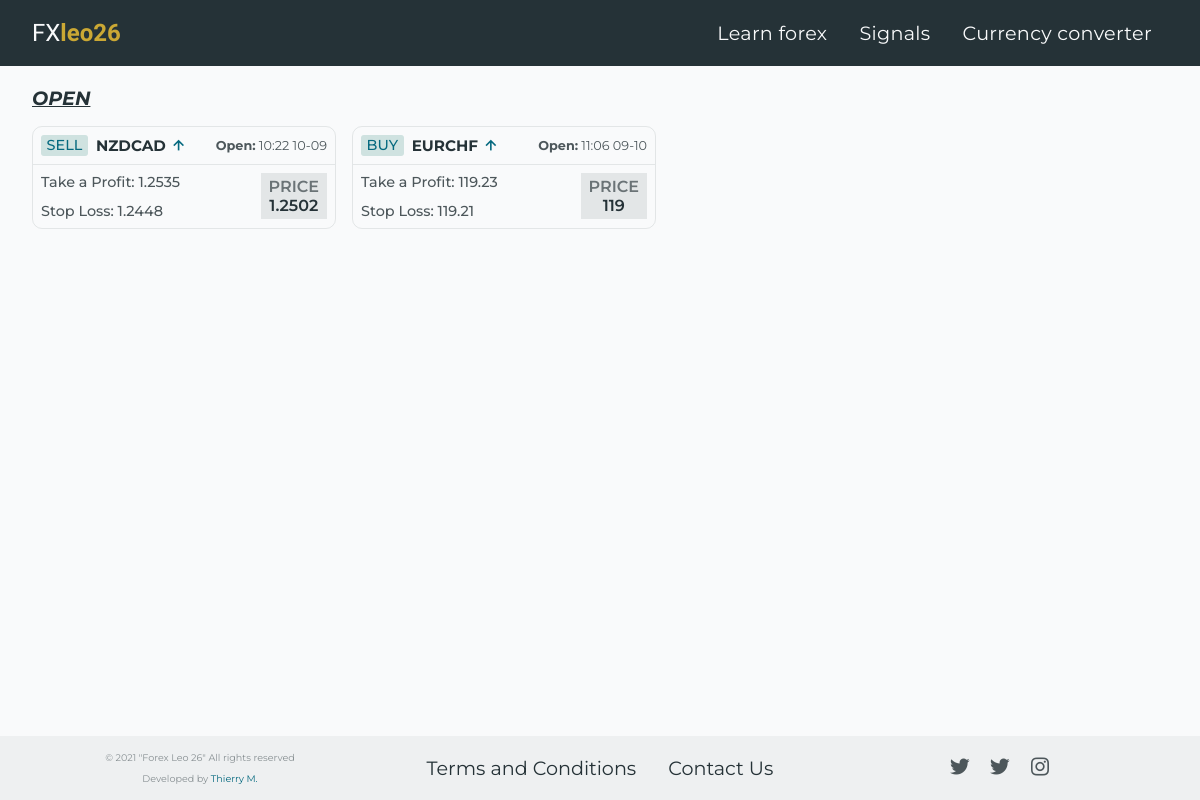
The app's page /signals, older data.
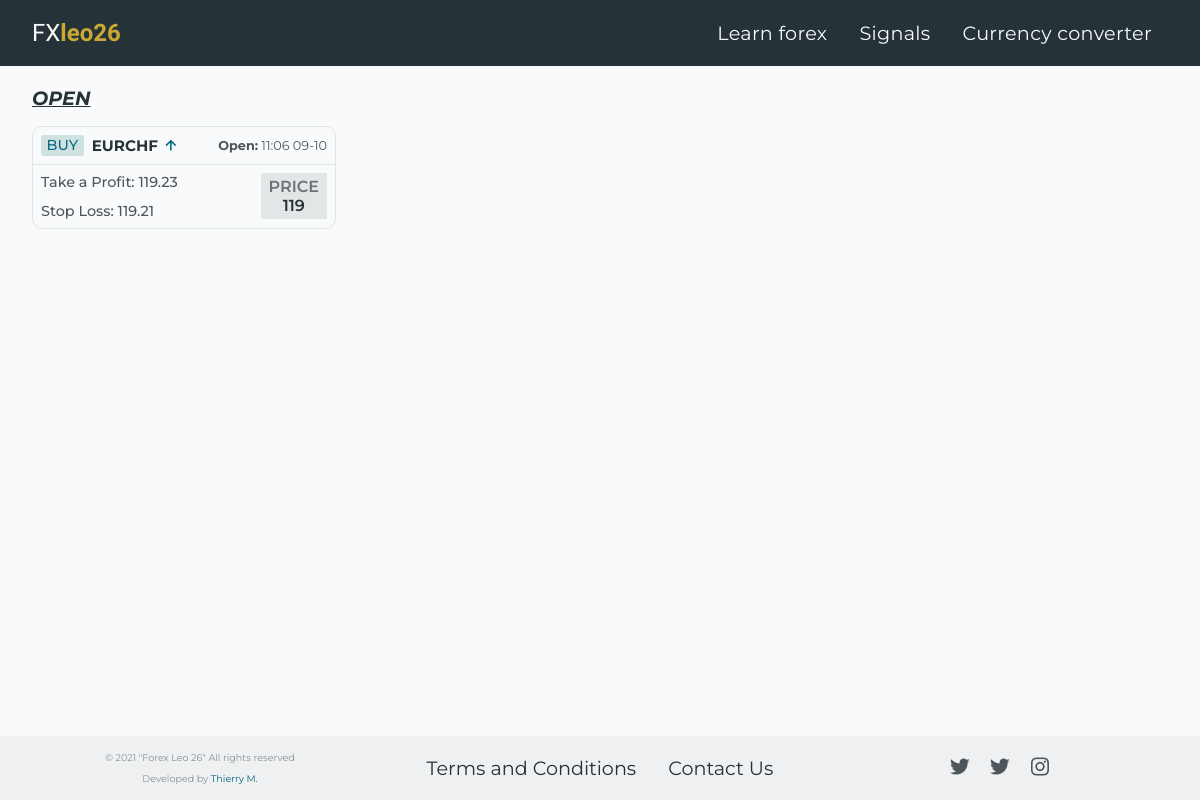
The same page, newer data.
### forex_26_app/models.py (models this page shows, shortened)
class Post_Signals(db.Model):
    id = db.Column(db.Integer, nullable=False, primary_key=True)
    signal_action = db.Column(db.String(20), nullable=False)
    currencies = db.Column(db.String(20), nullable=False)
    profit = db.Column(db.String(20), nullable=False)
    loss = db.Column(db.String(20), nullable=False)
    price = db.Column(db.String(20))
    posted_date = db.Column(db.DateTime, nullable=False, default=datetime.utcnow)
    user = db.Column(db.Integer, db.ForeignKey('admin.id'), nullable=False)

### forex_26_app/routes.py (the view)
@app.route('/signals')
def signals():
	date = datetime.utcnow() # get current date
	posts_signals = Post_Signals.query.order_by(Post_Signals.posted_date.desc()) # query signal post by date.
	return render_template('signals.html', title="Signals", posts_signals=posts_signals, date=date)

### forex_26_app/templates/signals.html (shortened to what this page needs)
{% extends "layout.html" %}
{% block content %}
<main class="signals-main">
    <h2 class="signal-action">Open</h2>
    <div class="signals-cards-container">
        {% for post in posts_signals %}
        <div class="signal-card">
            <div class="upper-side signal-pad">
                <div class="signal-information-container">
                    <span class="call-to-buy-txt">{{ post.signal_action }}</span>
                    <div class="currency-name-container">
                        <h3 class="currency-name">{{ post.currencies }}</h3>
                        <i class='bx bx-up-arrow-alt arrow-sell-buy'></i>
                    </div>
                </div>
                <div class="time-container">
                    <h4 class="time-open-txt">Open:</h4>
                    <span class="time-n-date-txt">
                        {{ post.posted_date.strftime("%H")|int + 2 }}:{{ post.posted_date.strftime("%M") }} {{ post.posted_date.strftime("%m") }}-{{ post.posted_date.strftime("%d") }}
                    </span>
                </div>
            </div>
            <div class="down-side signal-pad">
                <div class="left-side">
                    <h4 class="profit-loss-txt">Take a Profit: <em>{{ post.profit }}</em></h4>
                    <h4 class="profit-loss-txt">Stop Loss: <em>{{ post.loss }}</em></h4>
                </div>
                <div class="right-side">
                    <span class="price-txt">Price</span>
                    <span class="price-number">{{ post.price }}</span>
                </div>
            </div>
        </div>
        {% endfor %}
    </div>
</main>
{% endblock %}

### forex_26_app/templates/layout.html (shortened to what this page needs)
<!DOCTYPE html>
<html lang="en">
<head>
    <link href="{{ url_for('static', filename='boxicons-2.0.9/css/boxicons.min.css') }}" rel="stylesheet">
    <link href="{{ url_for('static', filename='home.css') }}" rel="stylesheet">
    <link href="{{ url_for('static', filename='post.css') }}" rel="stylesheet">
    <link href="{{ url_for('static', filename='signals.css') }}" rel="stylesheet">
    <link href="{{ url_for('static', filename='forms.css') }}" rel="stylesheet">
    <link href="{{ url_for('static', filename='feedback.css') }}" rel="stylesheet">
    <link href="{{ url_for('static', filename='currency_converter.css') }}" rel="stylesheet">
    <link href="{{ url_for('static', filename='style.css') }}" rel="stylesheet">
</head>
<body>
  <header>
    <a class="logo" href="{{url_for('home')}}">FX<b>leo26</b></a>
    <nav class="nav-bar">
      <ul class="nav-links">
        <li class="nav-item">
          <a href="{{ url_for('home') }}" class="nav-link">Learn forex</a>
        </li>
        <li class="nav-item">
          <a href="{{ url_for('signals') }}" class="nav-link">Signals</a>
        </li>
        <li class="nav-item">
          <a href="{{ url_for('currency_convert') }}" class="nav-link">Currency converter</a>
        </li>
      </ul>
    </nav>
</header>
<main class="container">
{% block content %}{% endblock %}
</main>
<footer class="footer">
  <div class="end-footer">
    <span class="copyright text-muted">© 2021 "Forex Leo 26" All rights reserved</span>
    <span class="built_by text-muted">Developed by <a class="my__name" href="https://www.thierrymugisha.me" target="_blank">Thierry M.</a></span>
  </div>
  <ul class="footer-items">
    <li class="footer-item">
      <a class="nav-link-footer pos-relative" href="#">Terms and Conditions</a>
      </li>
      {% if not current_user.is_authenticated %}
      <li class="footer-item">
        <a class="nav-link-footer pos-relative" href="{{ url_for('contact') }}">Contact Us</a>
      </li>
      {% endif %}
  </ul>
  <ul class="social-footer-ul">
      <li class="social-item">
        <a href="https://t.me/forexleo24" target="_blank">
          <i class="bx bxl-twitter"></i>
        </a>
      </li>
      <li class="social-item">
        <a href="https://t.me/forexleo24" target="_blank">
          <i class="bx bxl-twitter"></i>
        </a>
      </li>
      <li class="social-item">
        <a href="https://www.instagram.com/forex_leo24/" target="_blank">
          <i class="bx bxl-instagram"></i>
        </a>
      </li>
  </ul>
</footer>
</body>
</html>

### forex_26_app/static/signals.css (style rules this page uses)
.signal-pad { padding: .5rem .5rem; }
.signal-action { color: var(--primary-clr); text-transform: uppercase; font-size: 1.2rem; font-style: italic; margin-bottom: 1rem; text-decoration: underline; }
.signals-cards-container { display: flex; flex-wrap: wrap; gap: 1rem; }
.signal-card { border: 1px solid var(--gray-border-clr); border-radius: 10px; width: 304px; }
.upper-side { display: flex; align-items: center; justify-content: space-between; border-bottom: 1px solid var(--gray-border-clr); }
.signal-information-container { display: flex; align-items: center; }
.call-to-buy-txt { color: var(--link-clr); text-transform: uppercase; font-weight: 500; font-size: .9rem; background-color: var(--link-clr-alt); padding: .1rem .35rem; border-radius: 3px; }
.currency-name-container { display: flex; }
.currency-name { text-transform: uppercase; font-size: .95rem; color: var(--primary-clr); margin-left: .5rem; margin-right: .2rem; }
.arrow-sell-buy { font-size: 1.2rem; }
.bx-up-arrow-alt { color: var(--link-clr); }
.time-container { display: flex; }
.time-open-txt, .time-n-date-txt { font-size: .8rem; color: var(--primary-clr-alt); }
.time-n-date-txt { margin-left: .2rem; }
.down-side { display: flex; align-items: center; justify-content: space-between; }
.left-side { display: flex; flex-direction: column; }
.profit-loss-txt { color: var(--primary-clr-alt); font-size: .9rem; font-weight: 500; margin-bottom: .7rem; }
.profit-loss-txt:last-child { margin-bottom: 0; }
.profit-loss-txt em { font-style: normal; }
.right-side { display: flex; flex-direction: column; align-items: center; background-color: var(--gray-border-clr); padding: .25rem .5rem; }
.price-txt { text-transform: uppercase; font-weight: 600; opacity: .8; color: var(--primary-clr-alt); }
.price-number { color: var(--primary-clr); font-weight: 600; }

### forex_26_app/static/currency_converter.css (style rules this page uses)
:root { --select-border: rgb(233, 233, 233); --select-focus: blue; --select-arrow: var(--select-border); }

Row changes from the older to the newer data that the page shows:
removed Post_Signals: signal_action "SELL", currencies "NZDCAD", posted_date "10", posted_date "22", posted_date "09", profit "1.2535", loss "1.2448", price "1.2502"
